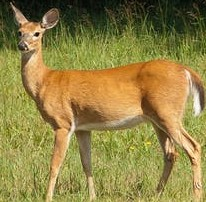
#> input picture Assignment3/Dear/deer 11.jpg, 206 x 202 px; its folder holds only this picture in this run
$ jupyter execute --allow-errors q4.sliding.ipynb
#> lines starting #> are read from the running program, lines starting #| are printed output that depends on the picture
[cell 1]
import os
import cv2
import numpy as np
from skimage.feature import hog
from sklearn.svm import SVC
import matplotlib.pyplot as plt

[cell 2]
# Define the parameters for the HOG feature extraction
orientations = 9
pixels_per_cell = (2, 2)
cells_per_block = (1, 1)
flatten = True

[cell 3]
# Define the paths to the train and test image directories
train_dir_deer = "Dear/"
train_dir_nondeer="NonDear/"
test_dir = "deer-test"

[cell 4]
# Load the training images and extract HOG features for each image
train_features = []
train_labels = []

for i in os.listdir(train_dir_deer):
    class_label=1
    image=cv2.imread(train_dir_deer+i,0)
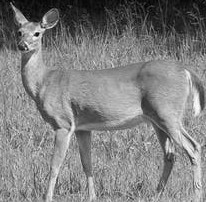
#> image: shape (202, 206); min 0, max 254, mean 128.1
    image=cv2.resize(image,(64,64))
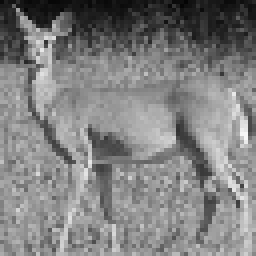
#> image: shape (64, 64) (shown 4 times larger); min 4, max 247, mean 127.9
    #features = hog(image,feature_vector=flatten)
    features = hog(image, orientations=orientations, pixels_per_cell=pixels_per_cell,cells_per_block=cells_per_block, feature_vector=flatten)
#> features = 9216 values, max 1 at index 810, min 0 at index 1, mean 0.195
    train_features.append(features)
    train_labels.append(class_label)

$ run again, on Assignment3/Dear/deer 15.jpg
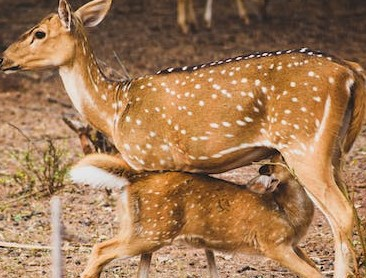
#> input picture Assignment3/Dear/deer 15.jpg, 366 x 278 px
#> `image=cv2.imread(train_dir_deer+i,0)`:
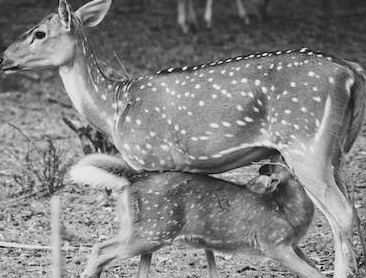
#> image: shape (278, 366); min 0, max 255, mean 129.6
#> `image=cv2.resize(image,(64,64))`:
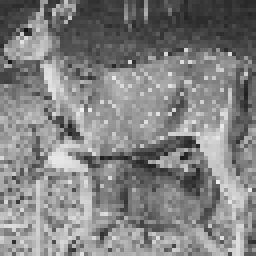
#> image: shape (64, 64) (shown 4 times larger); min 19, max 238, mean 129.6
#> features = 9216 values, max 1 at index 1723, min 0 at index 1, mean 0.195

$ run again, on Assignment3/Dear/deer 16.jpg
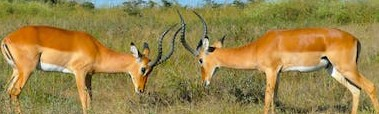
#> input picture Assignment3/Dear/deer 16.jpg, 379 x 114 px
#> `image=cv2.imread(train_dir_deer+i,0)`:
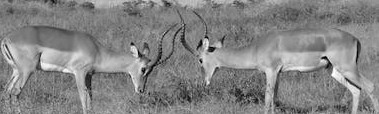
#> image: shape (114, 379); min 0, max 255, mean 131.9
#> `image=cv2.resize(image,(64,64))`:
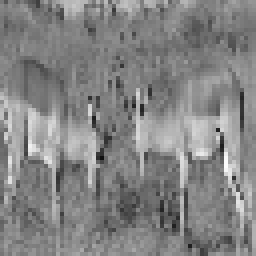
#> image: shape (64, 64) (shown 4 times larger); min 17, max 252, mean 131.7
#> features = 9216 values, max 1 at index 81, min 0 at index 1, mean 0.193

$ run again, on Assignment3/Dear/deer 17.jpg
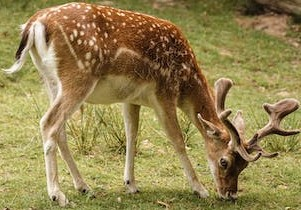
#> input picture Assignment3/Dear/deer 17.jpg, 301 x 210 px
#> `image=cv2.imread(train_dir_deer+i,0)`:
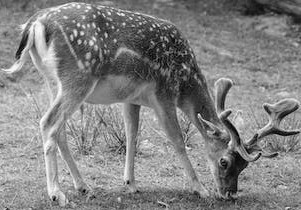
#> image: shape (210, 301); min 0, max 255, mean 130.7
#> `image=cv2.resize(image,(64,64))`:
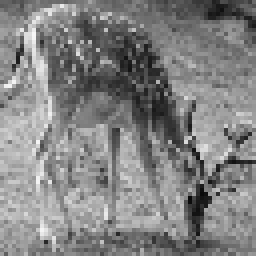
#> image: shape (64, 64) (shown 4 times larger); min 9, max 246, mean 130.2
#> features = 9216 values, max 1 at index 822, min 0 at index 1, mean 0.196

$ run again, on Assignment3/Dear/deer 12.jpg
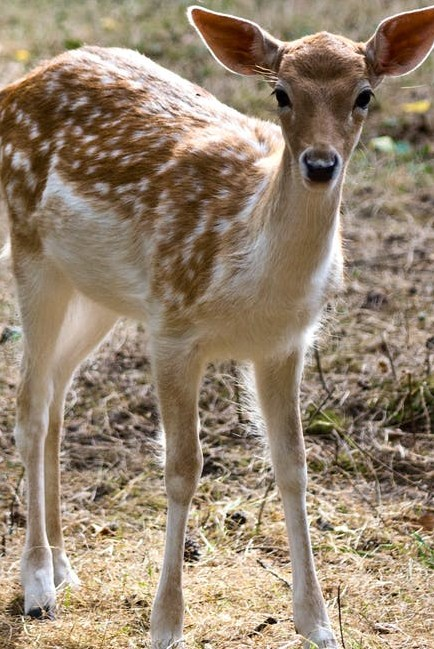
#> input picture Assignment3/Dear/deer 12.jpg, 434 x 649 px
#> `image=cv2.imread(train_dir_deer+i,0)`:
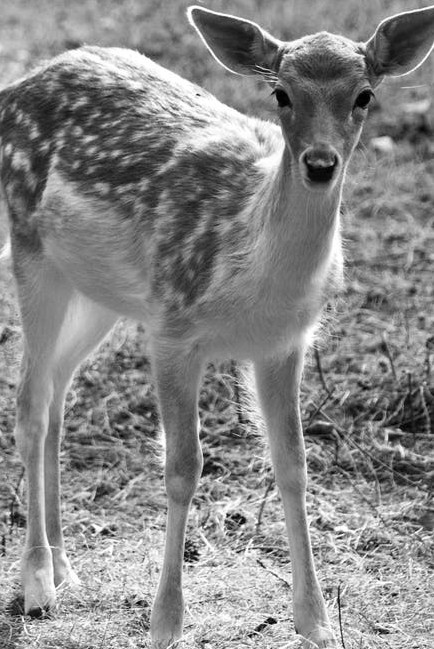
#> image: shape (649, 434); min 0, max 255, mean 136
#> `image=cv2.resize(image,(64,64))`:
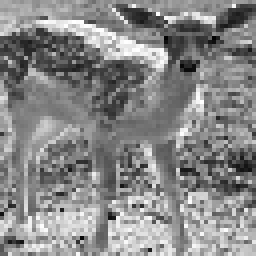
#> image: shape (64, 64) (shown 4 times larger); min 2, max 255, mean 135.7
#> features = 9216 values, max 1 at index 1732, min 0 at index 1, mean 0.194
